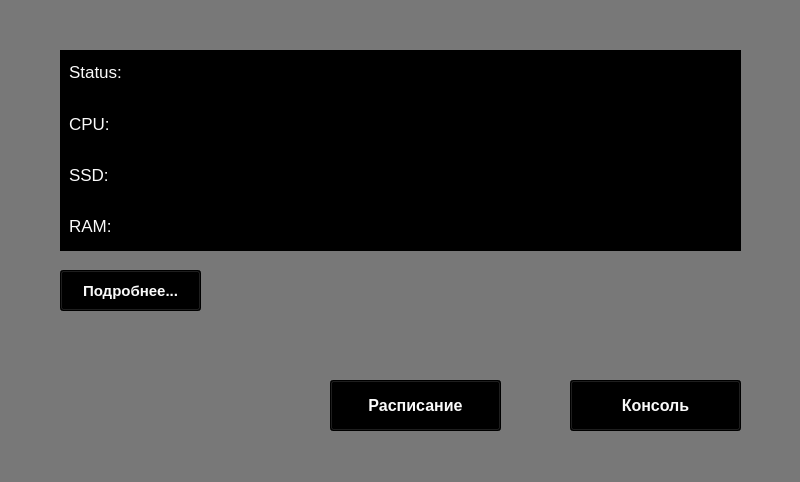
<?xml version="1.0" encoding="UTF-8"?>
<ui version="4.0">
 <class>MainWindow</class>
 <widget class="QMainWindow" name="MainWindow">
  <property name="geometry">
   <rect>
    <x>0</x>
    <y>0</y>
    <width>800</width>
    <height>482</height>
   </rect>
  </property>
  <property name="windowTitle">
   <string>MainWindow</string>
  </property>
  <property name="styleSheet">
   <string notr="true">background-color: rgb(120, 120, 120)</string>
  </property>
  <widget class="QWidget" name="centralwidget">
   <widget class="QFrame" name="frame">
    <property name="geometry">
     <rect>
      <x>60</x>
      <y>50</y>
      <width>681</width>
      <height>201</height>
     </rect>
    </property>
    <property name="styleSheet">
     <string notr="true">background-color: rgb(0, 0, 0)</string>
    </property>
    <property name="frameShape">
     <enum>QFrame::Shape::StyledPanel</enum>
    </property>
    <property name="frameShadow">
     <enum>QFrame::Shadow::Raised</enum>
    </property>
    <widget class="QWidget" name="gridLayoutWidget">
     <property name="geometry">
      <rect>
       <x>0</x>
       <y>0</y>
       <width>681</width>
       <height>201</height>
      </rect>
     </property>
     <layout class="QGridLayout" name="gridLayout">
      <item row="3" column="0">
       <widget class="QLabel" name="RAMLabel">
        <property name="font">
         <font>
          <pointsize>13</pointsize>
          <fontweight>Black</fontweight>
         </font>
        </property>
        <property name="styleSheet">
         <string notr="true">background-color: rgb(0, 0, 0);
color: rgb(250, 250, 250);
padding-left: 5px;
padding-bottom: 4px</string>
        </property>
        <property name="text">
         <string>RAM:</string>
        </property>
       </widget>
      </item>
      <item row="1" column="0">
       <widget class="QLabel" name="CPULabel">
        <property name="font">
         <font>
          <pointsize>13</pointsize>
          <fontweight>Black</fontweight>
         </font>
        </property>
        <property name="styleSheet">
         <string notr="true">background-color: rgb(0, 0, 0);
color: rgb(250, 250, 250);
padding-left: 5px;
padding-bottom: 3px</string>
        </property>
        <property name="text">
         <string>CPU:</string>
        </property>
       </widget>
      </item>
      <item row="2" column="0">
       <widget class="QLabel" name="SSDLabel">
        <property name="font">
         <font>
          <pointsize>13</pointsize>
          <fontweight>Black</fontweight>
         </font>
        </property>
        <property name="styleSheet">
         <string notr="true">background-color: rgb(0, 0, 0);
color: rgb(250, 250, 250);
padding-left: 5px;
padding-bottom: 4px</string>
        </property>
        <property name="text">
         <string>SSD:</string>
        </property>
       </widget>
      </item>
      <item row="0" column="0">
       <widget class="QLabel" name="StatusLabel">
        <property name="font">
         <font>
          <pointsize>13</pointsize>
          <fontweight>Black</fontweight>
         </font>
        </property>
        <property name="styleSheet">
         <string notr="true">background-color: rgb(0, 0, 0);
color: rgb(250, 250, 250);
padding-left: 5px;
padding-bottom: 3px</string>
        </property>
        <property name="text">
         <string>Status:</string>
        </property>
       </widget>
      </item>
     </layout>
    </widget>
   </widget>
   <widget class="QPushButton" name="StartButton">
    <property name="geometry">
     <rect>
      <x>70</x>
      <y>380</y>
      <width>51</width>
      <height>51</height>
     </rect>
    </property>
    <property name="font">
     <font>
      <fontweight>Thin</fontweight>
     </font>
    </property>
    <property name="styleSheet">
     <string notr="true">background-color: transparent;
border: none;
color: transparent;</string>
    </property>
    <property name="text">
     <string/>
    </property>
    <property name="icon">
     <iconset>
      <normaloff>green-circle.ico</normaloff>green-circle.ico</iconset>
    </property>
    <property name="iconSize">
     <size>
      <width>48</width>
      <height>48</height>
     </size>
    </property>
   </widget>
   <widget class="QPushButton" name="ShutdownButton">
    <property name="geometry">
     <rect>
      <x>150</x>
      <y>380</y>
      <width>51</width>
      <height>51</height>
     </rect>
    </property>
    <property name="styleSheet">
     <string notr="true">background-color: transparent;
border: none;
color: transparent;</string>
    </property>
    <property name="text">
     <string/>
    </property>
    <property name="icon">
     <iconset>
      <normaloff>red-circle.ico</normaloff>red-circle.ico</iconset>
    </property>
    <property name="iconSize">
     <size>
      <width>48</width>
      <height>48</height>
     </size>
    </property>
   </widget>
   <widget class="QPushButton" name="RestartButton">
    <property name="geometry">
     <rect>
      <x>230</x>
      <y>380</y>
      <width>51</width>
      <height>51</height>
     </rect>
    </property>
    <property name="styleSheet">
     <string notr="true">background-color: transparent;
border: none;
color: transparent;</string>
    </property>
    <property name="text">
     <string/>
    </property>
    <property name="icon">
     <iconset>
      <normaloff>yellow-circle.ico</normaloff>yellow-circle.ico</iconset>
    </property>
    <property name="iconSize">
     <size>
      <width>48</width>
      <height>48</height>
     </size>
    </property>
   </widget>
   <widget class="QPushButton" name="ConsoleButton">
    <property name="geometry">
     <rect>
      <x>570</x>
      <y>380</y>
      <width>171</width>
      <height>51</height>
     </rect>
    </property>
    <property name="font">
     <font>
      <pointsize>12</pointsize>
      <bold>true</bold>
     </font>
    </property>
    <property name="styleSheet">
     <string notr="true">background-color: rgb(0, 0, 0);
color: rgb(250, 250, 250);</string>
    </property>
    <property name="text">
     <string>Консоль</string>
    </property>
   </widget>
   <widget class="QPushButton" name="ScheduleButton">
    <property name="geometry">
     <rect>
      <x>330</x>
      <y>380</y>
      <width>171</width>
      <height>51</height>
     </rect>
    </property>
    <property name="font">
     <font>
      <pointsize>12</pointsize>
      <bold>true</bold>
     </font>
    </property>
    <property name="styleSheet">
     <string notr="true">background-color: rgb(0, 0, 0);
color: rgb(250, 250, 250);</string>
    </property>
    <property name="text">
     <string>Расписание</string>
    </property>
   </widget>
   <widget class="QPushButton" name="MoreButton">
    <property name="geometry">
     <rect>
      <x>60</x>
      <y>270</y>
      <width>141</width>
      <height>41</height>
     </rect>
    </property>
    <property name="font">
     <font>
      <pointsize>11</pointsize>
      <bold>true</bold>
     </font>
    </property>
    <property name="styleSheet">
     <string notr="true">background-color: rgb(0, 0, 0);
color: rgb(250, 250, 250);</string>
    </property>
    <property name="text">
     <string>Подробнее...</string>
    </property>
   </widget>
  </widget>
  <widget class="QStatusBar" name="statusbar"/>
 </widget>
 <resources/>
 <connections/>
</ui>
